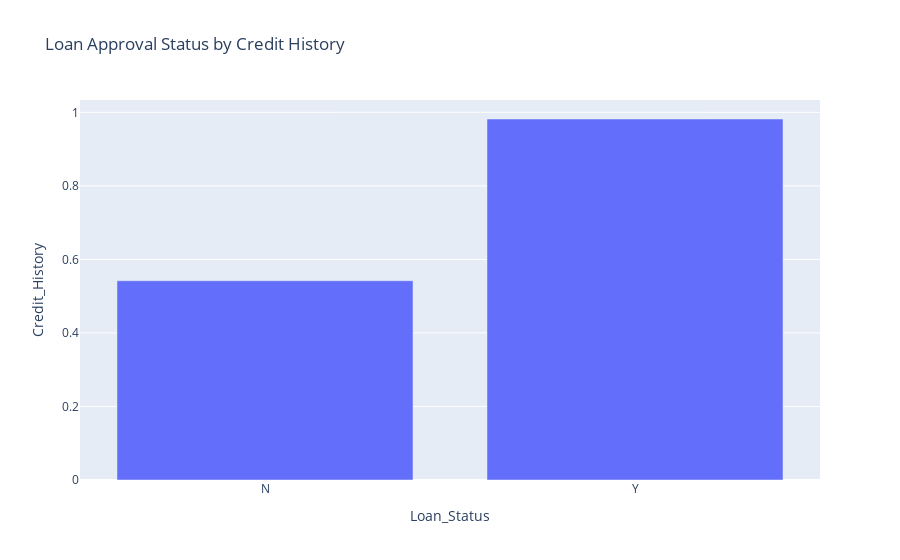

Notebook cell for this chart:
### Code cell
loan_status = pd.pivot_table(df, index=['Loan_Status'], fill_value=0)
fig = px.bar(loan_status, y='Credit_History',
title='Loan Approval Status by Credit History')
fig.show()

### Figure 1 — Plotly figure (JSON) as saved in the notebook; plotly's stock layout.template omitted (floating-point values rounded to 4 significant figures)
{"data": [{"alignmentgroup": "True", "hovertemplate": "Loan_Status=%{x}<br>Credit_History=%{y}<extra></extra>", "legendgroup": "", "marker": {"color": "#636efa", "pattern": {"shape": ""}}, "name": "", "offsetgroup": "", "orientation": "v", "showlegend": false, "textposition": "auto", "type": "bar", "x": ["N", "Y"], "xaxis": "x", "y": [0.5419, 0.9818], "yaxis": "y"}], "layout": {"barmode": "relative", "legend": {"tracegroupgap": 0}, "title": {"text": "Loan Approval Status by Credit History"}, "xaxis": {"anchor": "y", "domain": [0, 1], "title": {"text": "Loan_Status"}}, "yaxis": {"anchor": "x", "domain": [0, 1], "title": {"text": "Credit_History"}}}}
